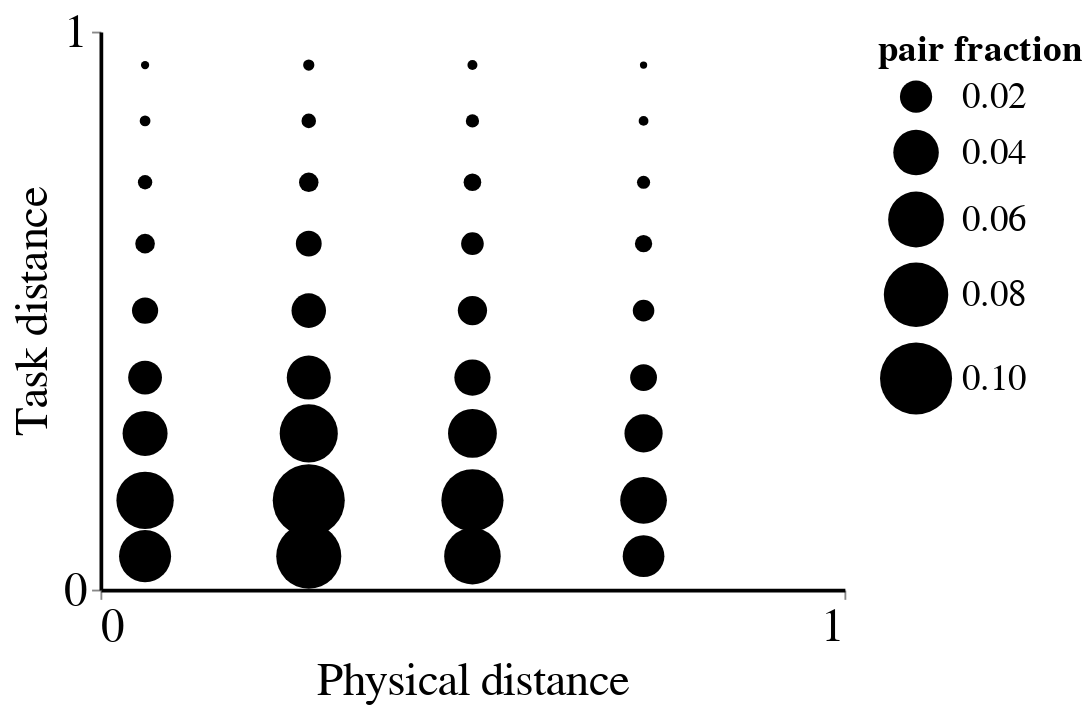

This figure's notebook cell:
### Code cell
# compute correlation of task distances and physical distances
G = frdata.obsm['tasks'].values
L = frdata.obs[['cut from apical']].values

n_shuff = 1000
comp_null = True

p = P.pl.plot_task_phys(G, L, comp_null=comp_null, n_shuff=n_shuff, tit='')

p.display()
if save:
    p.save(os.path.join(f'colonFibP{puck_num}_physical_dissection.png'), scale_factor=5)

### Figure 1 — Vega-Lite specification as saved in the notebook (floating-point values rounded to 4 significant figures)
{"config": {"view": {"continuousWidth": 400, "continuousHeight": 300, "strokeOpacity": 0}, "axis": {"domainColor": "black", "domainWidth": 2, "labelFontSize": 25, "titleFontSize": 25, "titleFontWeight": "normal"}, "legend": {"labelFontSize": 20, "titleFontSize": 20}, "title": {"fontSize": 30}}, "data": {"name": "data-3a38b377aa872db178d1933450a9c0cd"}, "mark": {"type": "circle", "aspect": true}, "encoding": {"color": {"value": "black"}, "opacity": {"value": 1}, "size": {"field": "pair fraction", "legend": {"tickCount": 5}, "scale": {"domain": [0, 0.1], "range": [0, 1500]}, "type": "quantitative"}, "x": {"axis": {"grid": false, "tickCount": 1}, "field": "phys dist bined", "title": "Physical distance", "type": "quantitative"}, "y": {"axis": {"grid": false, "tickCount": 1}, "field": "task dist bined", "title": "Task distance", "type": "quantitative"}}, "title": "", "$schema": "https://vega.github.io/schema/vega-lite/v4.17.0.json", "datasets": {"data-3a38b377aa872db178d1933450a9c0cd": [{"phys dist bined": 0.06, "task dist bined": 0.06, "num pairs": 37296, "pair fraction": 0.05228}, {"phys dist bined": 0.06, "task dist bined": 0.16, "num pairs": 45242, "pair fraction": 0.06342}, {"phys dist bined": 0.06, "task dist bined": 0.28, "num pairs": 27835, "pair fraction": 0.03902}, {"phys dist bined": 0.06, "task dist bined": 0.38, "num pairs": 15735, "pair fraction": 0.02206}, {"phys dist bined": 0.06, "task dist bined": 0.5, "num pairs": 9434, "pair fraction": 0.01322}, {"phys dist bined": 0.06, "task dist bined": 0.62, "num pairs": 5281, "pair fraction": 0.007402}, {"phys dist bined": 0.06, "task dist bined": 0.73, "num pairs": 2837, "pair fraction": 0.003977}, {"phys dist bined": 0.06, "task dist bined": 0.84, "num pairs": 1593, "pair fraction": 0.002233}, {"phys dist bined": 0.06, "task dist bined": 0.94, "num pairs": 939, "pair fraction": 0.001316}, {"phys dist bined": 0.16, "task dist bined": 0.06, "num pairs": 0, "pair fraction": 0.0}, {"phys dist bined": 0.16, "task dist bined": 0.16, "num pairs": 0, "pair fraction": 0.0}, {"phys dist bined": 0.16, "task dist bined": 0.28, "num pairs": 0, "pair fraction": 0.0}, {"phys dist bined": 0.16, "task dist bined": 0.38, "num pairs": 0, "pair fraction": 0.0}, {"phys dist bined": 0.16, "task dist bined": 0.5, "num pairs": 0, "pair fraction": 0.0}, {"phys dist bined": 0.16, "task dist bined": 0.62, "num pairs": 0, "pair fraction": 0.0}, {"phys dist bined": 0.16, "task dist bined": 0.73, "num pairs": 0, "pair fraction": 0.0}, {"phys dist bined": 0.16, "task dist bined": 0.84, "num pairs": 0, "pair fraction": 0.0}, {"phys dist bined": 0.16, "task dist bined": 0.94, "num pairs": 0, "pair fraction": 0.0}, {"phys dist bined": 0.28, "task dist bined": 0.06, "num pairs": 58176, "pair fraction": 0.08155}, {"phys dist bined": 0.28, "task dist bined": 0.16, "num pairs": 71371, "pair fraction": 0.1}, {"phys dist bined": 0.28, "task dist bined": 0.28, "num pairs": 46482, "pair fraction": 0.06515}, {"phys dist bined": 0.28, "task dist bined": 0.38, "num pairs": 26661, "pair fraction": 0.03737}, {"phys dist bined": 0.28, "task dist bined": 0.5, "num pairs": 16401, "pair fraction": 0.02299}, {"phys dist bined": 0.28, "task dist bined": 0.62, "num pairs": 9178, "pair fraction": 0.01286}, {"phys dist bined": 0.28, "task dist bined": 0.73, "num pairs": 5227, "pair fraction": 0.007327}, {"phys dist bined": 0.28, "task dist bined": 0.84, "num pairs": 2915, "pair fraction": 0.004086}, {"phys dist bined": 0.28, "task dist bined": 0.94, "num pairs": 1744, "pair fraction": 0.002445}, {"phys dist bined": 0.38, "task dist bined": 0.06, "num pairs": 0, "pair fraction": 0.0}, {"phys dist bined": 0.38, "task dist bined": 0.16, "num pairs": 0, "pair fraction": 0.0}, {"phys dist bined": 0.38, "task dist bined": 0.28, "num pairs": 0, "pair fraction": 0.0}, {"phys dist bined": 0.38, "task dist bined": 0.38, "num pairs": 0, "pair fraction": 0.0}, {"phys dist bined": 0.38, "task dist bined": 0.5, "num pairs": 0, "pair fraction": 0.0}, {"phys dist bined": 0.38, "task dist bined": 0.62, "num pairs": 0, "pair fraction": 0.0}, {"phys dist bined": 0.38, "task dist bined": 0.73, "num pairs": 0, "pair fraction": 0.0}, {"phys dist bined": 0.38, "task dist bined": 0.84, "num pairs": 0, "pair fraction": 0.0}, {"phys dist bined": 0.38, "task dist bined": 0.94, "num pairs": 0, "pair fraction": 0.0}, {"phys dist bined": 0.5, "task dist bined": 0.06, "num pairs": 43965, "pair fraction": 0.06163}, {"phys dist bined": 0.5, "task dist bined": 0.16, "num pairs": 53157, "pair fraction": 0.07451}, {"phys dist bined": 0.5, "task dist bined": 0.28, "num pairs": 32792, "pair fraction": 0.04596}, {"phys dist bined": 0.5, "task dist bined": 0.38, "num pairs": 18034, "pair fraction": 0.02528}, {"phys dist bined": 0.5, "task dist bined": 0.5, "num pairs": 11771, "pair fraction": 0.0165}, {"phys dist bined": 0.5, "task dist bined": 0.62, "num pairs": 7058, "pair fraction": 0.009893}, {"phys dist bined": 0.5, "task dist bined": 0.73, "num pairs": 4288, "pair fraction": 0.006011}, {"phys dist bined": 0.5, "task dist bined": 0.84, "num pairs": 2422, "pair fraction": 0.003395}, {"phys dist bined": 0.5, "task dist bined": 0.94, "num pairs": 1364, "pair fraction": 0.001912}, {"phys dist bined": 0.62, "task dist bined": 0.06, "num pairs": 0, "pair fraction": 0.0}, {"phys dist bined": 0.62, "task dist bined": 0.16, "num pairs": 0, "pair fraction": 0.0}, {"phys dist bined": 0.62, "task dist bined": 0.28, "num pairs": 0, "pair fraction": 0.0}, {"phys dist bined": 0.62, "task dist bined": 0.38, "num pairs": 0, "pair fraction": 0.0}, {"phys dist bined": 0.62, "task dist bined": 0.5, "num pairs": 0, "pair fraction": 0.0}, {"phys dist bined": 0.62, "task dist bined": 0.62, "num pairs": 0, "pair fraction": 0.0}, {"phys dist bined": 0.62, "task dist bined": 0.73, "num pairs": 0, "pair fraction": 0.0}, {"phys dist bined": 0.62, "task dist bined": 0.84, "num pairs": 0, "pair fraction": 0.0}, {"phys dist bined": 0.62, "task dist bined": 0.94, "num pairs": 0, "pair fraction": 0.0}, {"phys dist bined": 0.73, "task dist bined": 0.06, "num pairs": 23927, "pair fraction": 0.03354}, {"phys dist bined": 0.73, "task dist bined": 0.16, "num pairs": 29965, "pair fraction": 0.042}, {"phys dist bined": 0.73, "task dist bined": 0.28, "num pairs": 20029, "pair fraction": 0.02807}, {"phys dist bined": 0.73, "task dist bined": 0.38, "num pairs": 9900, "pair fraction": 0.01388}, {"phys dist bined": 0.73, "task dist bined": 0.5, "num pairs": 6385, "pair fraction": 0.00895}, {"phys dist bined": 0.73, "task dist bined": 0.62, "num pairs": 4115, "pair fraction": 0.005768}, {"phys dist bined": 0.73, "task dist bined": 0.73, "num pairs": 2378, "pair fraction": 0.003333}, {"phys dist bined": 0.73, "task dist bined": 0.84, "num pairs": 1318, "pair fraction": 0.001847}, {"phys dist bined": 0.73, "task dist bined": 0.94, "num pairs": 732, "pair fraction": 0.001026}, {"phys dist bined": 0.84, "task dist bined": 0.06, "num pairs": 0, "pair fraction": 0.0}, {"phys dist bined": 0.84, "task dist bined": 0.16, "num pairs": 0, "pair fraction": 0.0}, {"phys dist bined": 0.84, "task dist bined": 0.28, "num pairs": 0, "pair fraction": 0.0}, {"phys dist bined": 0.84, "task dist bined": 0.38, "num pairs": 0, "pair fraction": 0.0}, {"phys dist bined": 0.84, "task dist bined": 0.5, "num pairs": 0, "pair fraction": 0.0}, {"phys dist bined": 0.84, "task dist bined": 0.62, "num pairs": 0, "pair fraction": 0.0}, {"phys dist bined": 0.84, "task dist bined": 0.73, "num pairs": 0, "pair fraction": 0.0}, {"phys dist bined": 0.84, "task dist bined": 0.84, "num pairs": 0, "pair fraction": 0.0}, {"phys dist bined": 0.84, "task dist bined": 0.94, "num pairs": 0, "pair fraction": 0.0}, {"phys dist bined": 0.94, "task dist bined": 0.06, "num pairs": 0, "pair fraction": 0.0}, {"phys dist bined": 0.94, "task dist bined": 0.16, "num pairs": 0, "pair fraction": 0.0}, {"phys dist bined": 0.94, "task dist bined": 0.28, "num pairs": 0, "pair fraction": 0.0}, {"phys dist bined": 0.94, "task dist bined": 0.38, "num pairs": 0, "pair fraction": 0.0}, {"phys dist bined": 0.94, "task dist bined": 0.5, "num pairs": 0, "pair fraction": 0.0}, {"phys dist bined": 0.94, "task dist bined": 0.62, "num pairs": 0, "pair fraction": 0.0}, {"phys dist bined": 0.94, "task dist bined": 0.73, "num pairs": 0, "pair fraction": 0.0}, {"phys dist bined": 0.94, "task dist bined": 0.84, "num pairs": 0, "pair fraction": 0.0}, {"phys dist bined": 0.94, "task dist bined": 0.94, "num pairs": 0, "pair fraction": 0.0}]}}
